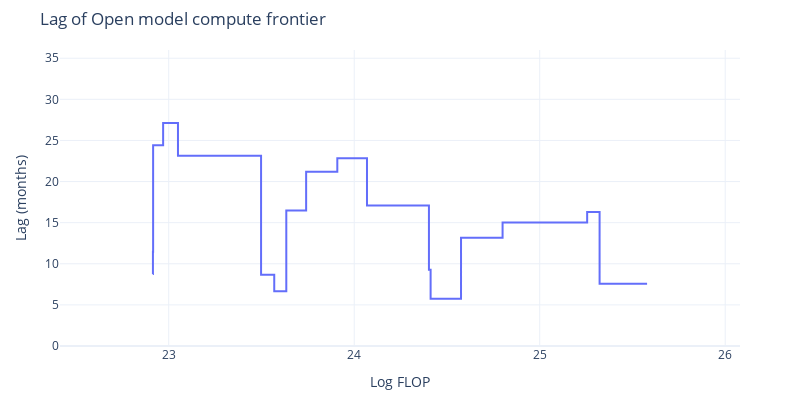

The code cell stored with this chart in its notebook:
### Code cell
# Plot date differences
fig = go.Figure()

fig.add_trace(go.Scatter(
    x=compute_staircase_closed,
    y=date_differences,
    mode='lines',
    line=dict(shape='hv'),
    name='Date differences'
))

fig.update_xaxes(range=[compute_min-0.5, compute_max+0.5])
# x axis step size
fig.update_xaxes(dtick=1)
fig.update_yaxes(range=[0, 36])

fig.update_layout(
    width=800,
    height=400,
    title='Lag of Open model compute frontier',
    xaxis_title='Log FLOP',
    yaxis_title='Lag (months)',
    margin=dict(t=50, l=60, r=60, b=50),
    template='plotly_white'
)

### Figure 1 — Plotly figure (JSON) as saved in the notebook; plotly's stock layout.template omitted (floating-point values rounded to 4 significant figures; data arrays with more than 128 entries replaced by an {"elided": "..."} marker saying what was removed)
{"data": [{"line": {"shape": "hv"}, "mode": "lines", "name": "Date differences", "type": "scatter", "x": {"elided": "2666 float values"}, "y": {"elided": "2666 float values"}}], "layout": {"height": 400, "margin": {"b": 50, "l": 60, "r": 60, "t": 50}, "title": {"text": "Lag of Open model compute frontier"}, "width": 800, "xaxis": {"dtick": 1, "range": [22.41, 26.08], "title": {"text": "Log FLOP"}}, "yaxis": {"range": [0, 36], "title": {"text": "Lag (months)"}}}}
